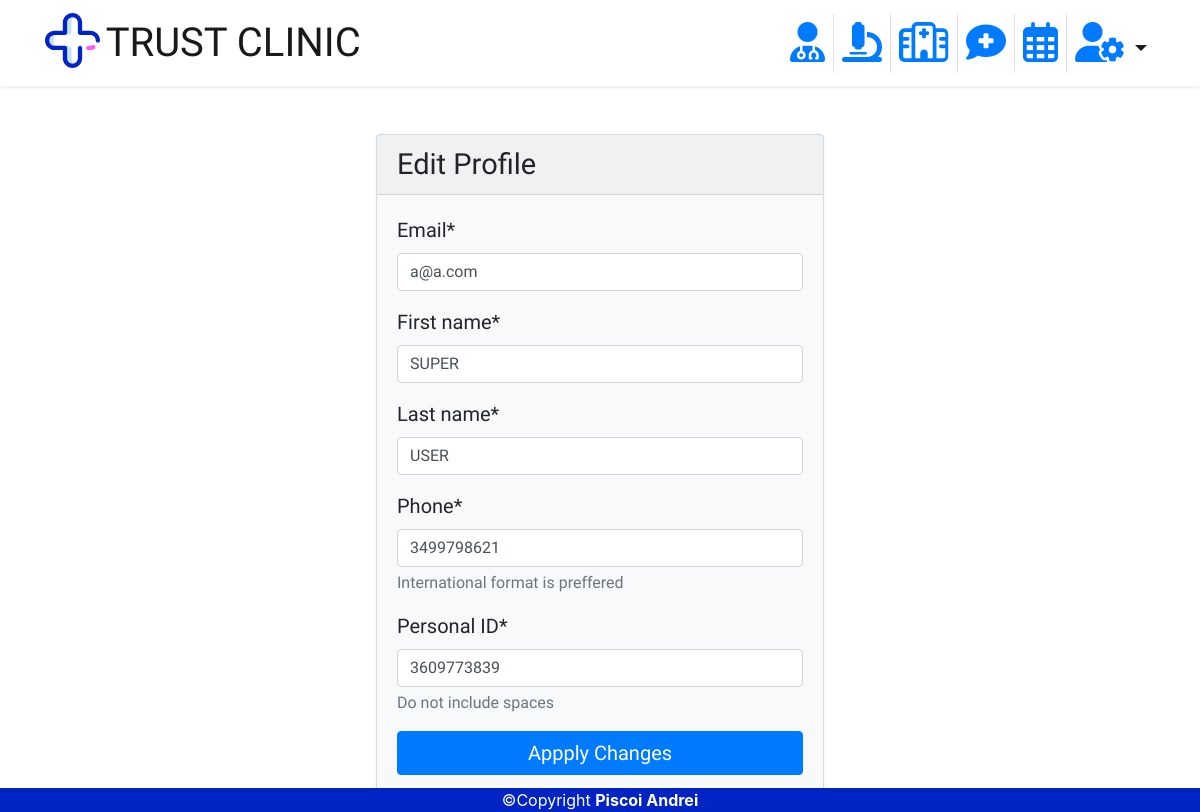
Screenshot of /accounts/edit-profile/22/ with the database file from the repository.
### accounts/models.py (models this page shows, shortened)
class User(AbstractBaseUser, PermissionsMixin):
    email = models.EmailField(
        max_length=255,
        unique=True,
        error_messages={
            'unique':
                "A user with that email already exists.",
        },
    )
    first_name = models.CharField(max_length=255)
    last_name = models.CharField(max_length=255)
    phone = models.CharField(max_length=27,
                             validators=[phone_validator],
                             help_text="International format is preffered")
    personal_id = models.CharField(
        max_length=128,
        unique=True,
        error_messages={
            'unique':
                "A user with that personal ID already exists.",
        },
        validators=[personal_id_validator],
        help_text="Do not include spaces",
        verbose_name="Personal ID")
    date_joined = models.DateTimeField(auto_now_add=True)
    is_active = models.BooleanField(
        default=True,
        verbose_name='active status',
        help_text='Designates whether this user should be treated as active. '
                  'Unselect this instead of deleting accounts.'
    )
    is_connected = models.BooleanField(
        default=False,
        verbose_name='connection status',
        help_text='Describes the connection status of an user.'
    )
    is_client = models.BooleanField(
        default=False,
        verbose_name='client status',
        help_text='A non-staff user with the client status.'
    )
    is_operator = models.BooleanField(
        default=False,
        verbose_name='operator status',
        help_text='A non-staff user with the operator status.'
    )
    is_doctor = models.BooleanField(
        default=False,
        verbose_name='doctor status',
        help_text='A non-staff user with the doctor status.'
    )
    is_staff = models.BooleanField(
        default=False,
        verbose_name='staff status',
        help_text='An user without permissions, but can log into the admin site.'
    )
    is_superuser = models.BooleanField(
        default=False,
        verbose_name='superuser status',
        help_text='An user with all permissions.'
    )
    objects = UserManager()
    USERNAME_FIELD = 'email'
    REQUIRED_FIELDS = []

### accounts/views.py (the view)
class EditProfile(UpdateView):
    model = User
    fields = ('email', 'first_name', 'last_name', 'phone', 'personal_id',)
    template_name_suffix = '_update_form'

### accounts/templates/accounts/user_update_form.html (shortened to what this page needs)
{% load crispy_forms_tags %}
{% load static %}
<!DOCTYPE html>
<html lang="en">
<head>
    {% include 'header_links.html' %}
    <link rel="stylesheet" type="text/css"
          href="{% static 'css/main.css' %}">
</head>
<body>
{% include  'client_navbar.html'%}
<div class="container txt-md">
    <div class="row" style="margin-top: 3rem;">
        <div class="mx-auto">
            <div class="card bg-light mb-3 shadow-sm w-100" style="min-width: 28rem;">
                <h4 class="card-header txt-lg">
                    Edit Profile
                </h4>
                <div class="card-body">
                    <form method="post" enctype="multipart/form-data">
                        {{ form|crispy }}
                        <input type="submit"
                               class="btn btn-primary btn-block txt-md"
                               value="Appply Changes">
                    </form>
                </div>
            </div>
        </div>
    </div>
</div>
{% include 'copyright.html' %}
</body>
</html>

### static/css/main.css (style rules this page uses)
.txt-md { font-family: "Source Sans Pro", sans-serif; font-size: 16px; }
.txt-lg { font-family: "Source Sans Pro", sans-serif; font-size: 22px; }
@media (min-width: 576px) { .txt-md { font-size: 16px; } }
@media (min-width: 576px) { .txt-lg { font-size: 23px; } }
@media (min-width: 768px) { .txt-md { font-size: 17px; } }
@media (min-width: 768px) { .txt-lg { font-size: 24px; } }
@media (min-width: 992px) { .txt-md { font-size: 18px; } }
@media (min-width: 992px) { .txt-lg { font-size: 25px; } }
@media (min-width: 1200px) { .txt-md { font-size: 20px; } }
@media (min-width: 1200px) { .txt-lg { font-size: 29px; } }

### rows the page displays
User: email "a@a.com", first_name "SUPER", last_name "USER", phone "3499798621", personal_id "3609773839"
